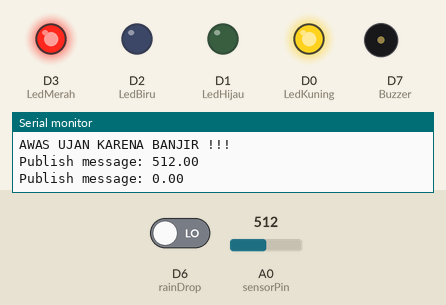
A sketch run on a simulated ESP8266 (NodeMCU). Parts: output pins drawn as LEDs (lit = HIGH), buzzer (waves = sounding, pin HIGH), the last lines printed to the serial monitor. Dashed ring = blinking. Inputs (shaded band) come from the test bench; at power-on: A0 (sensorPin) = 512, D6 (rainDrop) LOW. WiFi joins after 1.5 s; servers stay silent unless stated; random numbers use the default seed unless the sketch sets one; no MQTT or app messages arrive unless stated.

Above: at 5.7 s.
5.8 s: A0 (sensorPin) set to 408
8.8 s: A0 (sensorPin) set to 393
At 9.3 s:
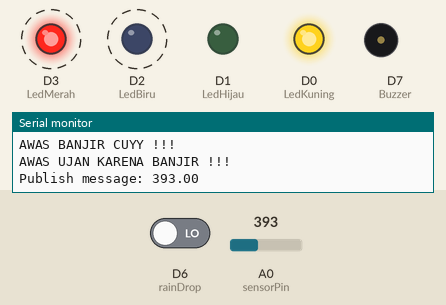
10.4 s: D6 (rainDrop) driven HIGH
At 11.6 s:
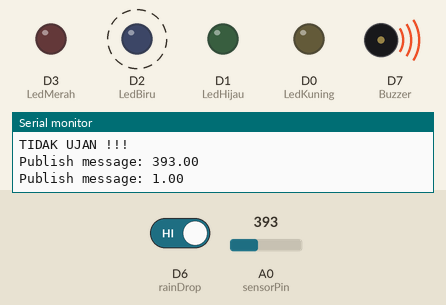
13.4 s: D6 (rainDrop) driven LOW
At 14.3 s:
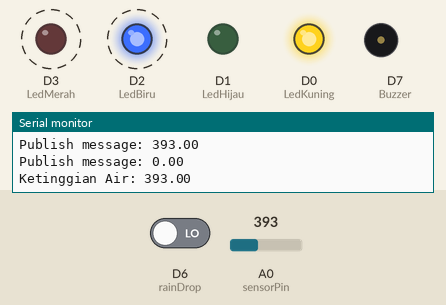
16.4 s: D6 (rainDrop) driven HIGH
At 17.3 s:
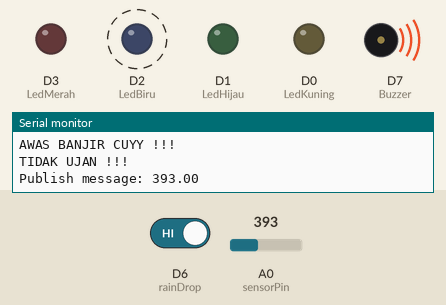
19.4 s: A0 (sensorPin) set to 210
22.4 s: A0 (sensorPin) set to 185
At 23.4 s:
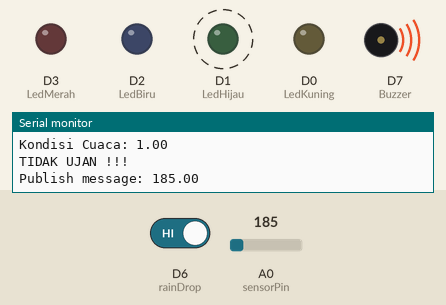
Timing chart, 0 to 26.4 s (numbered marks = the images above; inputs shaded):
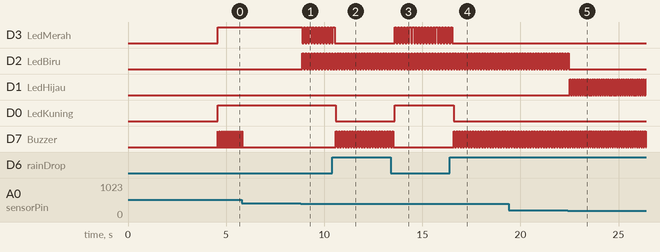

Measured:
- the behaviour switches between 400 and 399 on A0 (sensorPin) (found by bisection; images 0 and 1)
- the behaviour switches between 200 and 199 on A0 (sensorPin) (found by bisection; images 4 and 5)
- after the input at 8.8 s, D3 (LedMerah): alternates HIGH for 0.08 s and LOW for 0.07 s, starting after 0.08 s; D2 (LedBiru): alternates HIGH for 0.07 s and LOW for 0.08 s, starting after 0.08 s
- after the input at 10.4 s, D0 (LedKuning): HIGH → LOW after 0.20 s; D7 (Buzzer): alternates HIGH for 0.07 s and LOW for 0.07 s, starting after 0.20 s
- after the input at 13.4 s, D3 (LedMerah): alternates HIGH for 0.08 s and LOW for 0.07 s, starting after 0.20 s; D0 (LedKuning): LOW → HIGH after 0.20 s
- after the input at 16.4 s, D0 (LedKuning): HIGH → LOW after 0.19 s; D7 (Buzzer): alternates HIGH for 0.07 s and LOW for 0.07 s, starting after 0.19 s
- after the input at 22.4 s, D1 (LedHijau): alternates HIGH for 0.05 s and LOW for 0.07 s, starting after 0.13 s

The sketch:

mqtt-gass.ino
```cpp
#include <ESP8266WiFi.h>
#include <PubSubClient.h>

const char* ssid = "Kontrakan Elite";
const char* password = "oteoteanget";
const char* mqtt_server = "broker.mqtt-dashboard.com";

WiFiClient espClient;
PubSubClient client(espClient);

const int sensorPin= A0;
float liquid_level;
int liquid_graph;
const int LedHijau = D1;
const int LedBiru = D2;
const int LedMerah = D3;
const int LedKuning = D0;
const int Buzzer = D7;
const int rainDrop = D6;

#define MSG_BUFFER_SIZE  (50)
char msg[MSG_BUFFER_SIZE];
int value = 0;

void setup_wifi() {
  delay(10);
  Serial.println();
  Serial.print("Connecting to ");
  Serial.println(ssid);
  WiFi.begin(ssid, password);
  while (WiFi.status() != WL_CONNECTED) {
    delay(500);
    Serial.print(".");
  }
  //randomSeed(micros());
  Serial.println("");
  Serial.println("WiFi connected");
  Serial.println("IP address: ");
  Serial.println(WiFi.localIP());
}
//===========================================
void reconnect() {
  // Loop until we're reconnected
  while (!client.connected()) {
    Serial.print("Attempting MQTT connection...");
    // Create a random client ID
    String clientId = "ESP8266Client-";
    clientId += String(random(0xffff), HEX);
    // Attempt to connect
    if (client.connect(clientId.c_str())) {
      Serial.println("connected");
      // ... and resubscribe
      client.subscribe("ESP32");
    } else {
      Serial.print("failed, rc=");
      Serial.print(client.state());
      Serial.println(" try again in 5 seconds");
      // Wait 5 seconds before retrying
      delay(5000);
    }
  }
}
void setup() {
   Serial.begin(9600);
   setup_wifi();
   client.setServer(mqtt_server, 1883);
   delay(3000);
   pinMode(LedMerah, OUTPUT);
   pinMode(LedHijau, OUTPUT) ;
   pinMode(LedBiru, OUTPUT) ;
   pinMode(LedKuning, OUTPUT) ;
   pinMode (Buzzer, OUTPUT);
   pinMode(sensorPin, INPUT);
   pinMode(rainDrop, INPUT);
   // initialize the LED pin as an output:

   }


void loop() {
   float analogValue = analogRead(sensorPin);
   float digitalValue = digitalRead(rainDrop);

   if (!client.connected()) {
    reconnect();
  }
  client.loop();
  if (isnan(analogValue)){
    Serial.println("Water Sensor tidak terbaca... !");
    return;
  }
  else if (isnan(digitalValue)){
    Serial.println("Rain Sensor tidak terbaca... !");
    return;
  }
  else {

  sprintf(msg, "%.2f", analogValue);
  Serial.print("Publish message: ");
  Serial.println(msg);
  client.publish("Volume", msg);
  sprintf(msg, "%.2f", digitalValue);
  Serial.print("Publish message: ");
  Serial.println(msg);
  client.publish("Kondisi", msg);
}
   // if the analog value is high enough, turn on the LED:
  if (analogValue >= 10 && analogValue < 200){
    digitalWrite(LedHijau, HIGH );
    digitalWrite(LedBiru, LOW );
    digitalWrite(LedMerah, LOW );
    digitalWrite (Buzzer, LOW);
    Serial.print("Ketinggian Air: ");
    Serial.println(analogValue);
    Serial.print("Kondisi Cuaca: ");
    Serial.println(digitalValue);
    client.publish("banjir","Aman cuyy!!");
    }else if (analogValue >= 200 && analogValue < 400){
      digitalWrite (LedBiru, HIGH);
      digitalWrite(LedHijau, LOW );
      digitalWrite(LedMerah, LOW );
      digitalWrite(Buzzer, LOW );
      Serial.print("Ketinggian Air: ");
      Serial.println(analogValue);
      Serial.print("Kondisi Cuaca: ");
      Serial.println(digitalValue);
      Serial.println("AWAS BANJIR CUYY !!!");
      client.publish("banjir","Awas Banjir cuyy!!");
      }else if (analogValue >= 400 && analogValue > 450 ){
        digitalWrite (LedMerah, HIGH );
        digitalWrite(LedBiru, LOW );
        digitalWrite(LedHijau, LOW );
        digitalWrite (Buzzer, HIGH);
        Serial.println("BANJIR CUY BANJIR !!!");
        client.publish("banjir","Banjir cuyy!!");
        }else if (analogValue < 10){
            digitalWrite (LedMerah, LOW );
            digitalWrite (LedHijau, LOW );
            digitalWrite (LedKuning, LOW);
            digitalWrite (LedBiru, LOW );
            digitalWrite (Buzzer, HIGH);
            }
if (digitalValue == 0){
          digitalWrite (LedMerah, HIGH);
          digitalWrite (LedKuning, HIGH );
          digitalWrite(LedBiru, LOW );
          digitalWrite(LedHijau, LOW );
          digitalWrite (Buzzer, LOW);
          Serial.println("AWAS UJAN KARENA BANJIR !!!");
          client.publish("hujan","HUJAN CUYYY!!");

} else if(digitalValue ==1){
        digitalWrite (LedMerah, LOW);
          digitalWrite (LedKuning, LOW );
          digitalWrite(LedBiru, LOW );
          digitalWrite(LedHijau, LOW );
          digitalWrite (Buzzer, HIGH);
          Serial.println("TIDAK UJAN !!!");
          client.publish("hujan","TIDAK HUJAN CUYY!!");
}
 }
```
